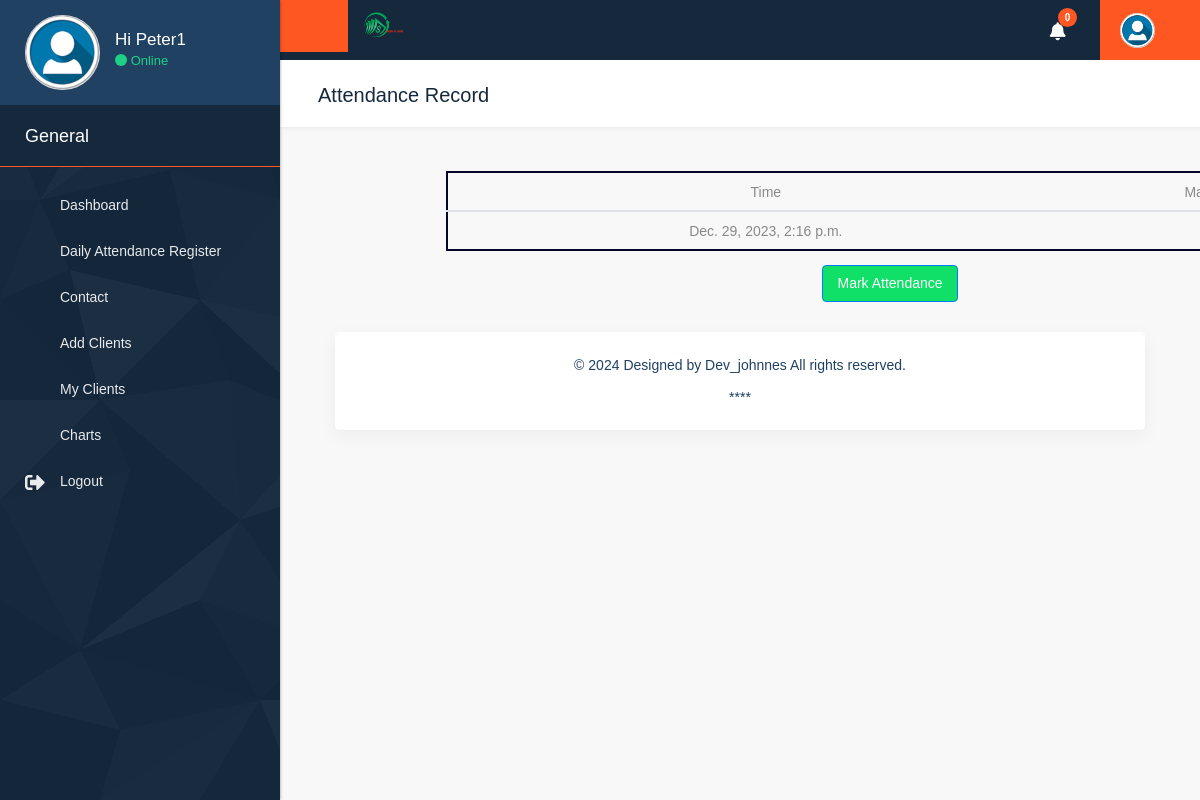
The page /mark_attendance/ (signed in) on the database as committed earlier.
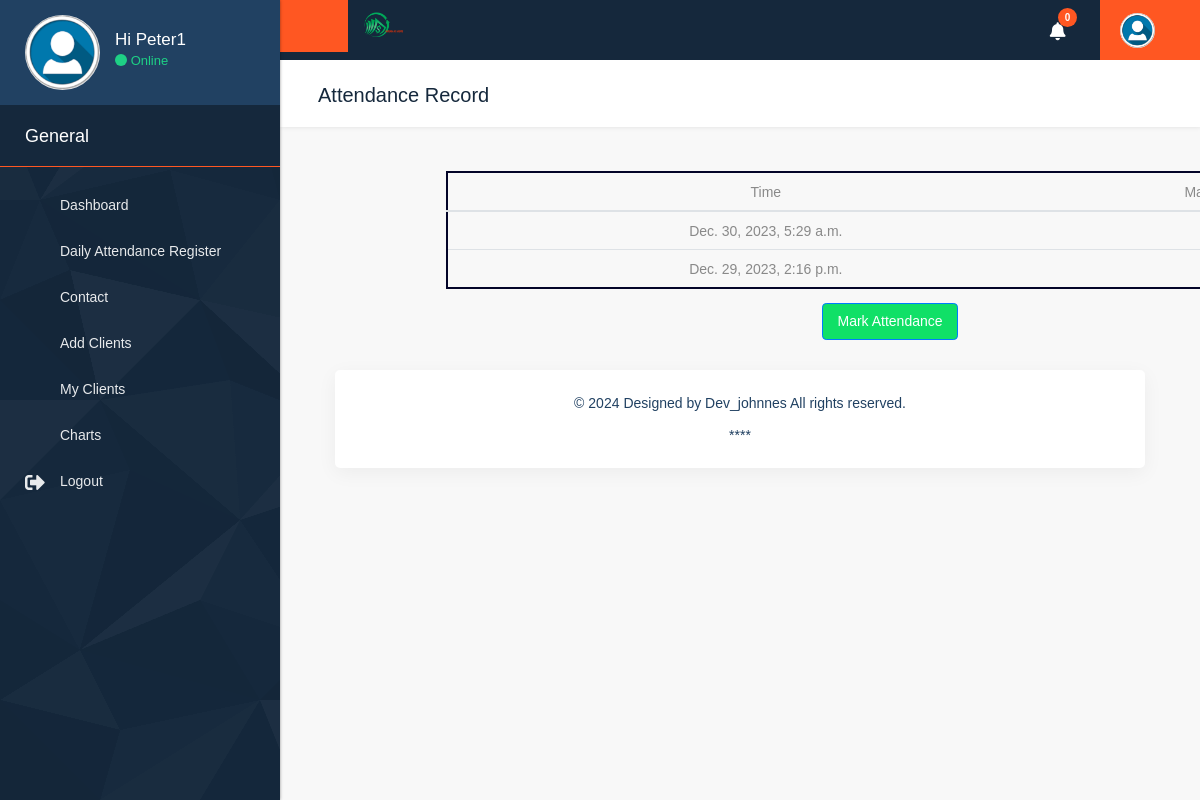
The same page on the database as committed later.
### accounts/models.py (models this page shows, shortened)
class Attendance(models.Model):
    user = models.ForeignKey(User, on_delete=models.CASCADE)
    latitude = models.FloatField()
    longitude = models.FloatField()
    time = models.DateTimeField(default=timezone.now)
    date = models.DateField(default=get_current_date, null=True)
    class Meta:
        unique_together = ['user', 'date']  # Ensure each user has only one attendance record per day

### accounts/views.py (the view)
# urls.py: path('mark_attendance/', views.mark_attendance, name='mark_attendance'),
@login_required
@member_required
def mark_attendance(request):
    if request.method == 'POST':
        form = AttendanceForm(request.POST)
        if form.is_valid():
            user = request.user
            latitude = form.cleaned_data['latitude']
            longitude = form.cleaned_data['longitude']
            current_time = form.cleaned_data['time']
            current_date = timezone.now().date()  # Get the current date
            if Attendance.objects.filter(user=user, date=current_date).exists():
                messages.error(request, 'Attendance for today has already been marked!')
            else:
                Attendance.objects.create(user=user, latitude=latitude, longitude=longitude, time=current_time, date=current_date)
                messages.success(request, 'Attendance recorded successfully!')
            return redirect('mark_attendance')  # Change 'your_redirect_view_name' to the actual view name
    else:
        form = AttendanceForm()
    user = request.user
    attendance_records = Attendance.objects.filter(user=user).order_by('-date')
    return render(request, 'member/mark_attendance.html', {'form': form, 'attendance_records': attendance_records})

### accounts/templates/member/mark_attendance.html (shortened to what this page needs)
{% extends 'member/base.html' %}
{% load static %}
{% block page_title %}Attendance Record{% endblock %}
{% block content %}
  <div class="container">
    <div class="mt-3">
      <table class="table" style="width: 80%; margin: auto; border: 2px solid #040529;">
        <thead>
          <tr>
            <th scope="col" style="text-align: center;">Time</th>
            <th scope="col" style="text-align: center;">Marked</th>
          </tr>
        </thead>
        <tbody>
          {% for record in attendance_records %}
            <tr>
              <td style="text-align: center;">{{ record.time }}</td>
              <td style="text-align: center;"><input type="checkbox" checked disabled></td>
            </tr>
          {% empty %}
            <tr>
              <td colspan="3" style="text-align: center;">No attendance records found.</td>
            </tr>
          {% endfor %}
        </tbody>
      </table>
    </div>
    <div class="mt-3 d-flex justify-content-center">
      <form method="post" action="{% url 'mark_attendance' %}">
        <button type="submit" class="btn btn-primary btn-lg" style="background-color: rgb(16, 224, 103);" onclick="return showMessage()" data-toggle="tooltip" title="Click to mark attendance">Mark Attendance</button>
      </form>
    </div>
  </div>
{% endblock %}

Rows that differ between the two databases and show on the page:
added Attendance: time "Dec. 30, 2023, 5:29 a.m."
